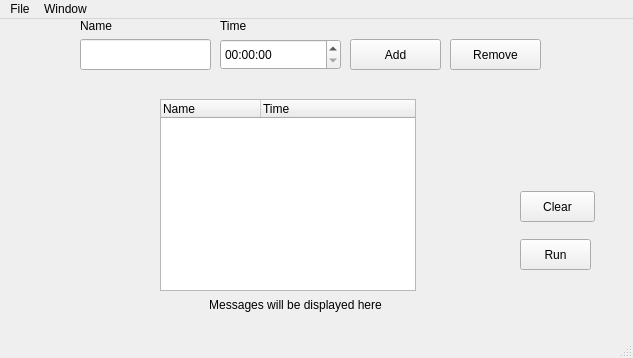
<?xml version="1.0" encoding="UTF-8"?>
<ui version="4.0">
 <class>MainWindow</class>
 <widget class="QMainWindow" name="MainWindow">
  <property name="geometry">
   <rect>
    <x>0</x>
    <y>0</y>
    <width>633</width>
    <height>358</height>
   </rect>
  </property>
  <property name="windowTitle">
   <string>MainWindow</string>
  </property>
  <widget class="QWidget" name="centralwidget">
   <widget class="QTimeEdit" name="EntryTime">
    <property name="geometry">
     <rect>
      <x>220</x>
      <y>20</y>
      <width>121</width>
      <height>31</height>
     </rect>
    </property>
   </widget>
   <widget class="QPushButton" name="addEntry">
    <property name="geometry">
     <rect>
      <x>350</x>
      <y>20</y>
      <width>91</width>
      <height>31</height>
     </rect>
    </property>
    <property name="text">
     <string>Add</string>
    </property>
   </widget>
   <widget class="QPushButton" name="runbutton">
    <property name="geometry">
     <rect>
      <x>520</x>
      <y>220</y>
      <width>71</width>
      <height>31</height>
     </rect>
    </property>
    <property name="text">
     <string>Run</string>
    </property>
   </widget>
   <widget class="QLabel" name="label">
    <property name="geometry">
     <rect>
      <x>100</x>
      <y>270</y>
      <width>391</width>
      <height>31</height>
     </rect>
    </property>
    <property name="text">
     <string>Messages will be displayed here</string>
    </property>
    <property name="textFormat">
     <enum>Qt::MarkdownText</enum>
    </property>
    <property name="scaledContents">
     <bool>true</bool>
    </property>
    <property name="alignment">
     <set>Qt::AlignCenter</set>
    </property>
   </widget>
   <widget class="QLineEdit" name="EntryName">
    <property name="geometry">
     <rect>
      <x>80</x>
      <y>20</y>
      <width>131</width>
      <height>31</height>
     </rect>
    </property>
    <property name="text">
     <string/>
    </property>
   </widget>
   <widget class="QLabel" name="nothing">
    <property name="geometry">
     <rect>
      <x>80</x>
      <y>0</y>
      <width>47</width>
      <height>13</height>
     </rect>
    </property>
    <property name="text">
     <string>Name</string>
    </property>
   </widget>
   <widget class="QLabel" name="label_2">
    <property name="geometry">
     <rect>
      <x>220</x>
      <y>0</y>
      <width>47</width>
      <height>13</height>
     </rect>
    </property>
    <property name="text">
     <string>Time</string>
    </property>
   </widget>
   <widget class="QPushButton" name="removeEntry">
    <property name="geometry">
     <rect>
      <x>450</x>
      <y>20</y>
      <width>91</width>
      <height>31</height>
     </rect>
    </property>
    <property name="text">
     <string>Remove</string>
    </property>
   </widget>
   <widget class="QTreeWidget" name="entryTable">
    <property name="geometry">
     <rect>
      <x>160</x>
      <y>80</y>
      <width>256</width>
      <height>192</height>
     </rect>
    </property>
    <property name="indentation">
     <number>0</number>
    </property>
    <column>
     <property name="text">
      <string>Name</string>
     </property>
    </column>
    <column>
     <property name="text">
      <string>Time</string>
     </property>
    </column>
   </widget>
   <widget class="QPushButton" name="clearButton">
    <property name="geometry">
     <rect>
      <x>520</x>
      <y>172</y>
      <width>75</width>
      <height>31</height>
     </rect>
    </property>
    <property name="text">
     <string>Clear</string>
    </property>
   </widget>
  </widget>
  <widget class="QMenuBar" name="menubar">
   <property name="geometry">
    <rect>
     <x>0</x>
     <y>0</y>
     <width>633</width>
     <height>24</height>
    </rect>
   </property>
   <widget class="QMenu" name="menuFile">
    <property name="title">
     <string>File</string>
    </property>
    <addaction name="actionNew"/>
    <addaction name="actionSave"/>
    <addaction name="actionOpen"/>
    <addaction name="separator"/>
    <addaction name="actionClose"/>
   </widget>
   <widget class="QMenu" name="menuEdit">
    <property name="title">
     <string>Window</string>
    </property>
    <addaction name="actionSettings"/>
    <addaction name="separator"/>
    <addaction name="actionTimer"/>
    <addaction name="actionCounter"/>
   </widget>
   <addaction name="menuFile"/>
   <addaction name="menuEdit"/>
  </widget>
  <widget class="QStatusBar" name="statusbar"/>
  <action name="actionNew">
   <property name="text">
    <string>New</string>
   </property>
   <property name="shortcut">
    <string>Ctrl+N</string>
   </property>
  </action>
  <action name="actionSave">
   <property name="text">
    <string>Save</string>
   </property>
   <property name="shortcut">
    <string>Ctrl+S</string>
   </property>
  </action>
  <action name="actionOpen">
   <property name="text">
    <string>Open</string>
   </property>
   <property name="shortcut">
    <string>Ctrl+O</string>
   </property>
  </action>
  <action name="actionClose">
   <property name="text">
    <string>Close</string>
   </property>
  </action>
  <action name="actionSettings">
   <property name="text">
    <string>Settings</string>
   </property>
  </action>
  <action name="actionTimer">
   <property name="text">
    <string>Timer</string>
   </property>
  </action>
  <action name="actionCounter">
   <property name="text">
    <string>Counter</string>
   </property>
  </action>
 </widget>
 <resources/>
 <connections/>
</ui>
